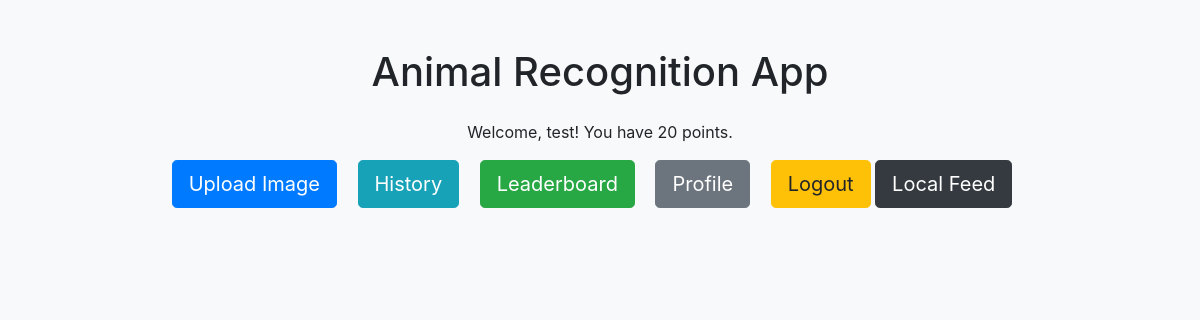
Page / (signed in) on the earlier database version.
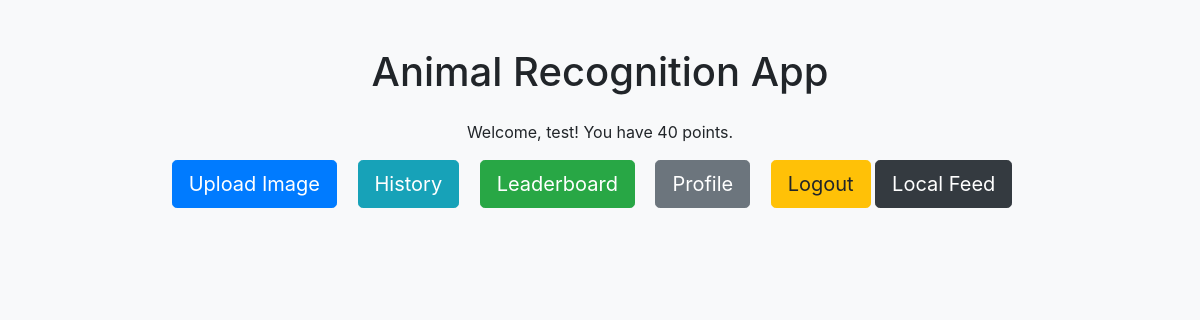
Same page on the later database version.
### app.py (models this page shows, shortened)
class User(db.Model, UserMixin):
    id = db.Column(db.Integer, primary_key=True)
    username = db.Column(db.String(150), unique=True, nullable=False)
    password_hash = db.Column(db.String(200), nullable=False)
    points = db.Column(db.Integer, default=0)  # points earned for uploads

### app.py (the view)
@app.route('/')
def main():
    return render_template('main.html')

### app.py (called while the page is built)
@login_manager.user_loader
def load_user(user_id):
    return User.query.get(int(user_id))

### templates/main.html (shortened to what this page needs)
<!doctype html>
<html lang="en">
<head>
  <link rel="stylesheet" href="https://stackpath.bootstrapcdn.com/bootstrap/4.5.2/css/bootstrap.min.css">
</head>
<body class="bg-light">
  <div class="container text-center mt-5">
    <h1 class="mb-4">Animal Recognition App</h1>
    {% if current_user.is_authenticated %}
      <p>Welcome, {{ current_user.username }}! You have {{ current_user.points }} points.</p>
      <a href="{{ url_for('upload') }}" class="btn btn-primary btn-lg mr-3">Upload Image</a>
      <a href="{{ url_for('history') }}" class="btn btn-info btn-lg mr-3">History</a>
      <a href="{{ url_for('leaderboard') }}" class="btn btn-success btn-lg mr-3">Leaderboard</a>
      <a href="{{ url_for('profile') }}" class="btn btn-secondary btn-lg mr-3">Profile</a>
      <a href="{{ url_for('logout') }}" class="btn btn-warning btn-lg">Logout</a>
      <a href="{{ url_for('feed') }}" class="btn btn-dark btn-lg mr-3">Local Feed</a>
    {% else %}
      <a href="{{ url_for('login') }}" class="btn btn-primary btn-lg mr-3">Login</a>
      <a href="{{ url_for('register') }}" class="btn btn-success btn-lg mr-3">Register</a>
    {% endif %}
  </div>
</body>
</html>

Differences in the rows shown:
changed User "test": points "20" → "40"
